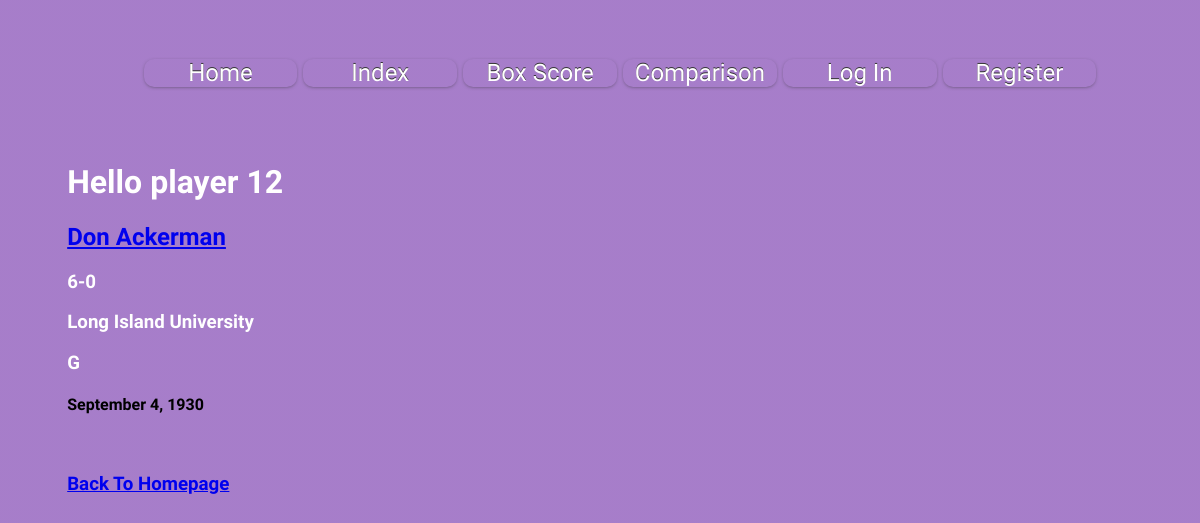
The page /players/12 on the database as committed earlier.
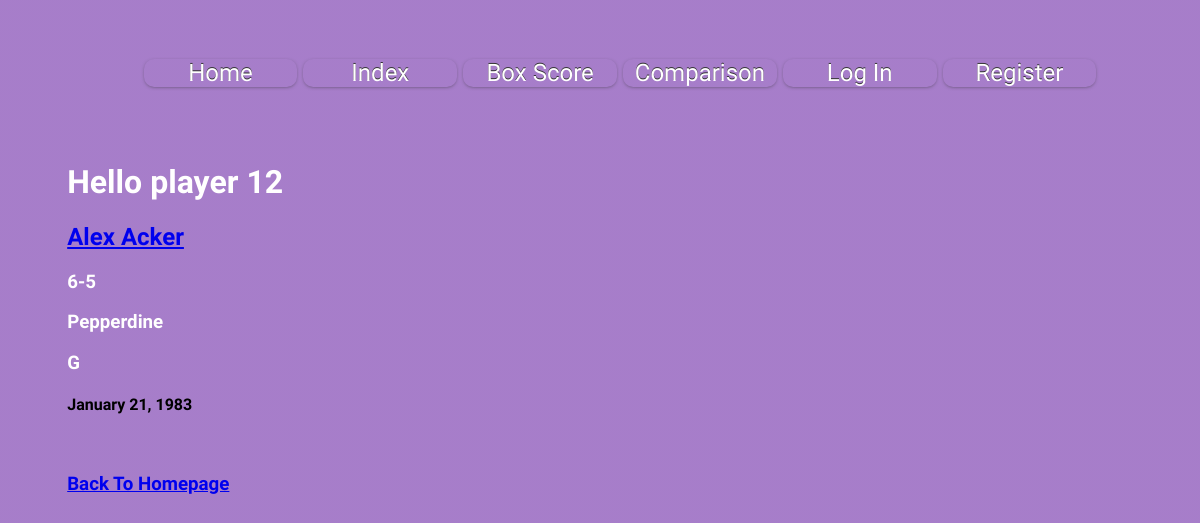
The same page on the database as committed later.
### myapp/models.py (models this page shows)
class Playersinfo(models.Model):
    id = models.AutoField(db_column='ID', primary_key=True, blank=True)  # Field name made lowercase.
    player_id = models.TextField(db_column='Player_id', blank=True, null=True)  # Field name made lowercase.
    name = models.TextField(db_column='Name', blank=True, null=True)  # Field name made lowercase.
    position = models.TextField(db_column='Position', blank=True, null=True)  # Field name made lowercase.
    height = models.FloatField(db_column='Height', blank=True, null=True)  # Field name made lowercase.
    birthdate = models.TextField(db_column='Birthdate', blank=True, null=True)  # Field name made lowercase.
    college = models.TextField(db_column='College', blank=True, null=True)  # Field name made lowercase.
    url = models.TextField(db_column='Url', blank=True, null=True)  # Field name made lowercase.
    class Meta:
        managed = False
        db_table = 'playersInfo'

### myapp/views.py (the view)
# urls.py: path('players/<int:player_id>', views.player, name='player'),
def player(request, player_id):
    player = get_object_or_404(Playersinfo, pk = player_id)
    player_id = player_id
    return render(request, 'player.html', {'player_id': player_id, 'player': player})

### Templates/player.html (shortened to what this page needs)
{% extends 'base.html' %}
{% block content %}
<h1>Hello player {{player_id}}</h1>
<h2><a href="https://www.basketball-reference.com{{player.url}}">{{player.name}}</a></h2>
<h3>{{player.height}}</h3>
<h3>{{player.college}}</h3>
<h3>{{player.position}}</h3>
<h4>{{player.birthdate}}</h4>
<h3><a href="{% url 'home' %}">Back To Homepage</a></h3>
{% endblock %}

Rows that differ between the two databases and show on the page:
changed Playersinfo: name "Don Ackerman" → "Alex Acker"; height "6-0" → "6-5"; college "Long Island University" → "Pepperdine"; birthdate "September 4, 1930" → "January 21, 1983"
